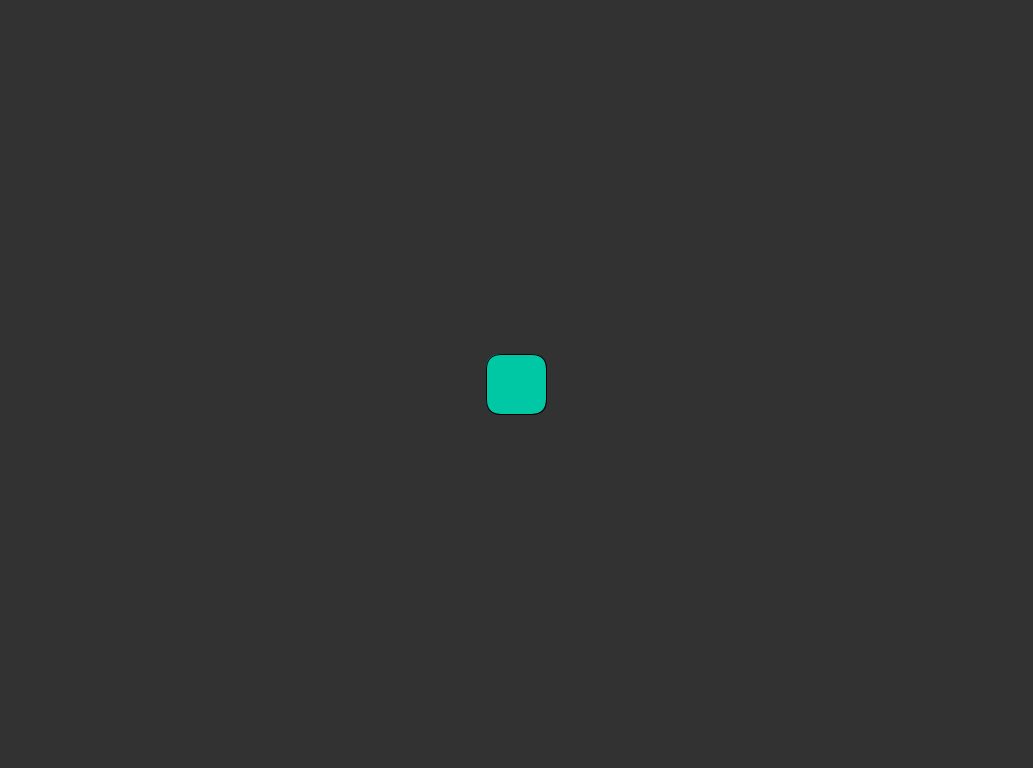
Frame 1 (no input)
Frame 60 (the mouse pressed at the canvas centre just before this capture): identical to frame 1, image omitted
Frame 120 (the mouse held since frame 60 and released just before this capture): blank canvas, image omitted

The Processing sketch that drew this single still picture (run headless with seeded random() and noise(); from frame 60 on, the mouse is pressed at the canvas centre):

// Processing sketch: day_08_03_acceleration_mouse_collision
// ── day_08_03_acceleration_mouse_collision.pde
//----------------------------------------------------
// DT Bootcamp 2014, Parsons the New School for Design. 
// Day 8, speed, acceleration, and mouse collision
//----------------------------------------------------

//Declaring the properties of our object:
float size;
float posX;
float posY;
float speedX;
float speedY;

//The acceleration will be an "environment" property
float accel;

void setup(){
  size(1033, 768);
  colorMode(HSB);
  
  //Assigning values to the properties
  size = 60;
  posX = width/2;
  posY = height/2;
  speedX = 0;
  speedY = 0;  
  
  //
  accel = 0.95;
}

void draw(){
  background(50);

  //Check mouse over
  if(posX - size/2 < mouseX && mouseX < posX + size/2 &&
     posY - size/2 < mouseY && mouseY < posY + size/2){
    fill(120, 255, 255);
    speedX = mouseX - pmouseX;
    speedY = mouseY - pmouseY;
  }else{
    fill(120, 255, 200);
  }
  rectMode(CENTER);
  rect(posX, posY, size, size, 15);

  //Add speed to the position
  posX = posX + speedX;
  posY = posY + speedY;
  
  //Change speed based on acceleration
  //In this case, the acceleration will slowdown the object
  //Think of it as a simulation of friction 
  speedX = speedX * accel;
  speedY = speedY * accel;
}
